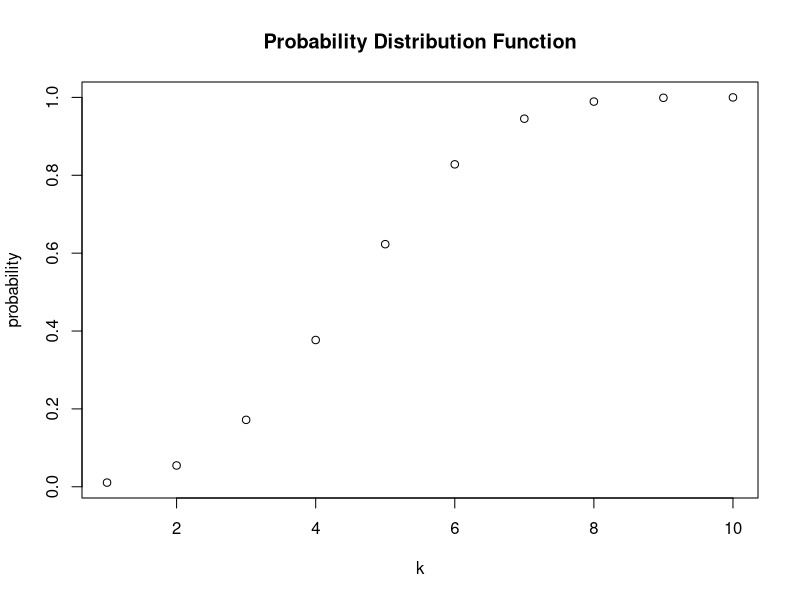

The R source for this figure:
## ---- chunk 1
table (sleep$extra, sleep$group)
## ---- chunk 2
sono <- cut(sleep$extra, breaks = c(-2,0,2,5), 
labels = c("-2..0","0..2","2..5"))

table (sono, sleep$group)
## ---- chunk 3
k <- 1:10

probability <- pbinom(q = k,
       size = 10,
       prob = .5)

# plot the outcomes against their probabilities
plot(x = k, 
     y = probability,
     main = "Probability Distribution Function") 
## ---- chunk 4
    apply(Titanic, c(4, 2), sum)
## ---- chunk 5
    apply(Titanic, c(4, 1), sum)
